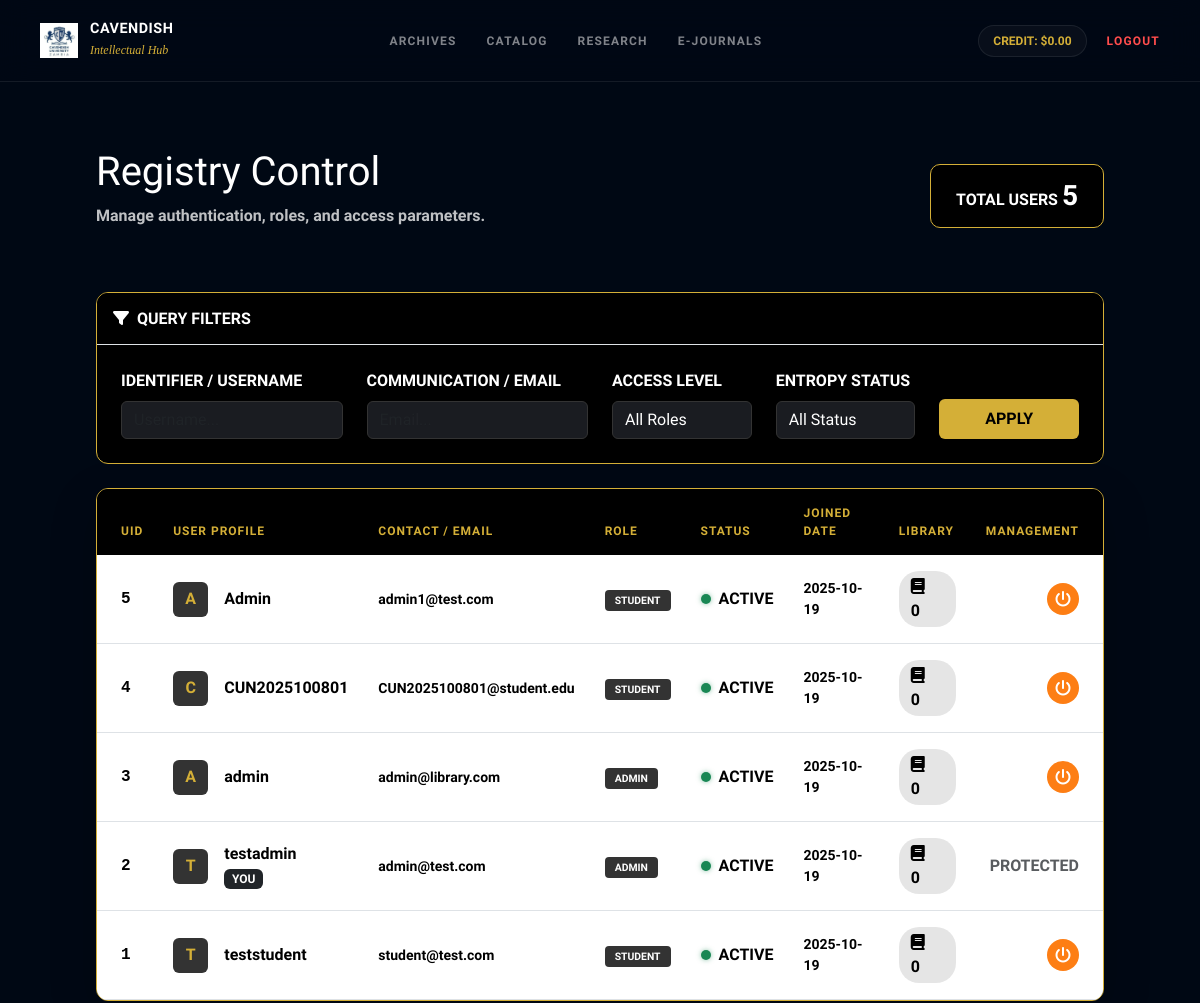
The page /admin/users (signed in, upper part) on the database as committed earlier.
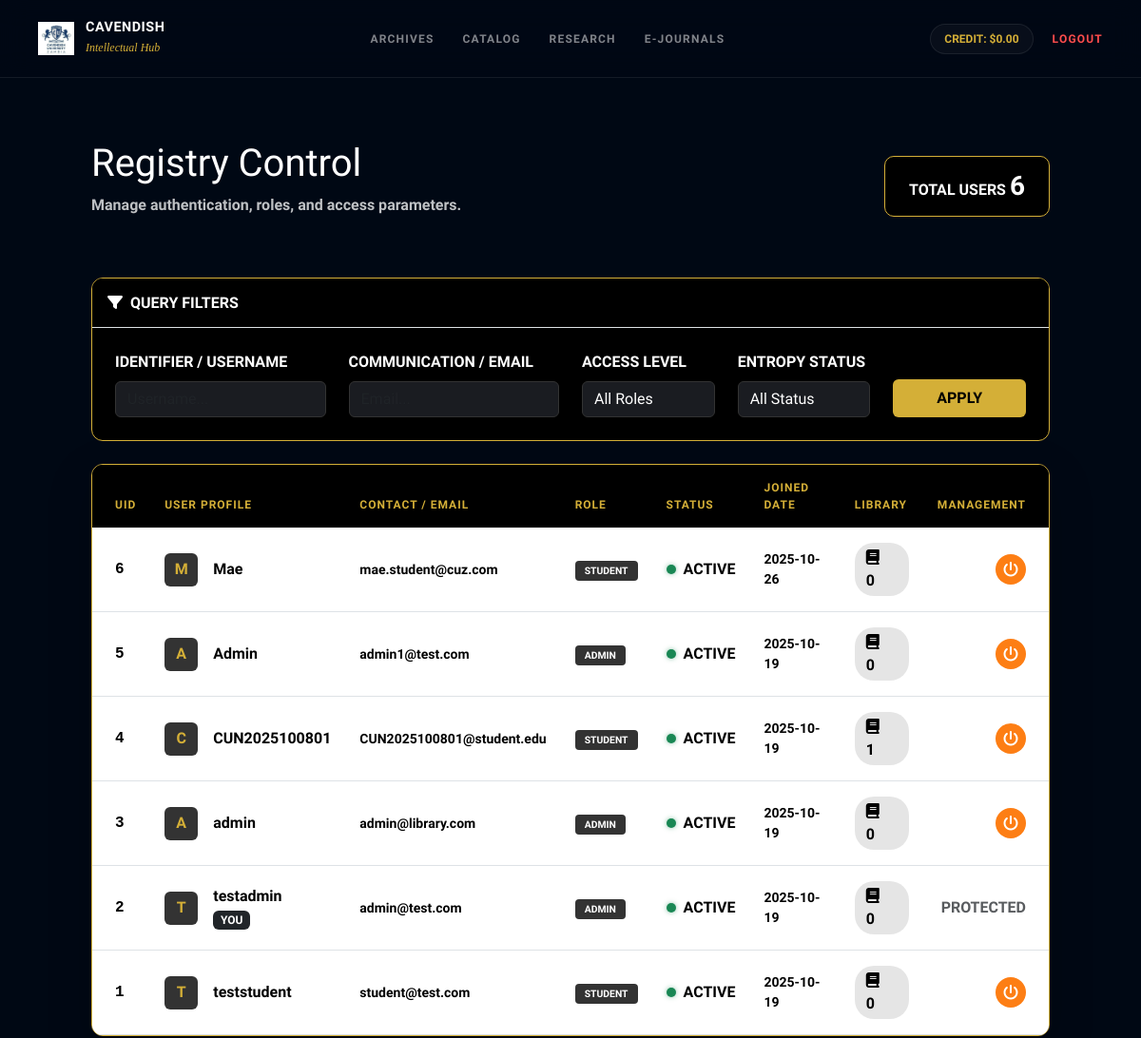
The same page on the database as committed later.
### app/models.py (models this page shows, shortened)
class User(UserMixin, db.Model):
    __tablename__ = 'users'
    user_id = db.Column(db.Integer, primary_key=True)
    username = db.Column(db.String(64), unique=True, nullable=False, index=True)
    email = db.Column(db.String(120), unique=True, nullable=False, index=True)
    password_hash = db.Column(db.String(256), nullable=False)
    role = db.Column(db.String(20), default='student')  # student, admin
    student_id = db.Column(db.String(20), unique=True, nullable=True, index=True)  # ADDED THIS LINE
    is_active = db.Column(db.Boolean, default=True)
    created_at = db.Column(db.DateTime, default=datetime.utcnow)
    wallet = db.relationship('Wallet', backref='user', uselist=False, lazy=True, cascade='all, delete-orphan')
    books = db.relationship('Book', backref='uploader', lazy='dynamic', cascade='all, delete-orphan')
    transactions = db.relationship('Transaction', backref='user', lazy='dynamic', foreign_keys='Transaction.user_id')
    def is_admin(self):
        return self.role == 'admin'

### app/admin/routes.py (the view, shortened to what this page needs)
@bp.route('/users', methods=['GET', 'POST'])
@login_required
def users():
    if not current_user.is_admin():
        flash('Access denied. Admin privileges required.', 'danger')
        return redirect(url_for('main.index'))
    form = UserSearchForm()
    page = request.args.get('page', 1, type=int)
    query = User.query
    users = query.order_by(User.created_at.desc()).paginate(page=page, per_page=20, error_out=False)
    return render_template('admin/users.html', title='Manage Users', users=users, form=form)

### app/admin/forms.py
class UserSearchForm(FlaskForm):
    username = StringField('Username', validators=[Optional()])
    email = StringField('Email', validators=[Optional(), Email()])
    role = SelectField('Role', choices=[
        ('', 'All Roles'),
        ('student', 'Student'),
        ('admin', 'Admin')
    ], validators=[Optional()])
    status = SelectField('Status', choices=[
        ('', 'All Status'),
        ('active', 'Active'),
        ('inactive', 'Inactive')
    ], validators=[Optional()])
    submit = SubmitField('Search Users')

### app/admin/templates/admin/users.html (shortened to what the changed rows need)
{% extends "base.html" %}
{% block content %}
<div class="container-fluid py-5 dashboard-relative px-lg-5">
    <div class="row align-items-center mb-5">
        <div class="col-md-6">
            <h1 class="page-title text-white mb-2">Registry <span class="text-gold-gradient">Control</span></h1>
        </div>
        <div class="col-md-6 text-md-end">
            <div class="stat-pill-shiny">
                <span class="tiny text-gold fw-bold text-uppercase">Total Users</span>
                <span class="fs-3 fw-bold text-white">{{ users.total }}</span>
            </div>
        </div>
    </div>
    <div class="registry-wrapper-shiny shadow-lg">
        <div class="table-responsive">
            <table class="table table-custom mb-0">
                <thead>
                    <tr>
                        <th class="ps-4">UID</th>
                        <th>User Profile</th>
                        <th>Contact / Email</th>
                        <th>Role</th>
                        <th>Status</th>
                        <th>Joined Date</th>
                        <th>Library</th>
                        <th class="text-end pe-4">Management</th>
                    </tr>
                </thead>
                <tbody>
                    {% for user in users.items %}
                    <tr class="shiny-row">
                        <td class="ps-4 fw-black font-monospace">{{ user.user_id }}</td>
                        <td>
                            <div class="d-flex align-items-center">
                                <div class="avatar-shiny me-3">{{ user.username[0]|upper if user.username else '?' }}</div>
                                <div>
                                    <div class="fw-black fs-6">{{ user.username }}</div>
                                    {% if user.user_id == current_user.user_id %}
                                    <span class="badge bg-dark text-white tiny">YOU</span>
                                    {% endif %}
                                </div>
                            </div>
                        </td>
                        <td class="fw-bold small">{{ user.email }}</td>
                        <td>
                            <span class="badge-role-shiny {{ user.role }}">
                                {{ user.role|upper if user.role else 'USER' }}
                            </span>
                        </td>
                        <td>
                            <div class="d-flex align-items-center">
                                <span class="status-dot {{ 'active' if user.is_active else 'inactive' }}"></span>
                                <span class="fw-black tiny text-uppercase">
                                    {{ 'Active' if user.is_active else 'Inactive' }}
                                </span>
                            </div>
                        </td>
                        <td class="fw-bold small">{{ user.created_at.strftime('%Y-%m-%d') if user.created_at else '---' }}</td>
                        <td>
                            <div class="book-pill">
                                <i class="fas fa-book me-2"></i>
                                <span class="fw-black">{{ user.books.count() if user.books else 0 }}</span>
                            </div>
                        </td>
                        <td class="text-end pe-4">
                            {% if user.user_id != current_user.user_id %}
                            <div class="d-flex justify-content-end gap-2">
                                <a href="{{ url_for('admin.toggle_user', user_id=user.user_id) }}" class="btn-action-circle {{ 'btn-orange' if user.is_active else 'btn-green' }}">
                                    <i class="fas fa-power-off"></i>
                                </a>
                            </div>
                            {% else %}
                            <span class="text-muted tiny fw-bold">PROTECTED</span>
                            {% endif %}
                        </td>
                    </tr>
                    {% endfor %}
                </tbody>
            </table>
        </div>
    </div>
</div>
{% endblock %}

Rows that differ between the two databases and show on the page:
added User: user_id "6", username "M", username "Mae", email "mae.student@cuz.com", role "STUDENT", is_active "ACTIVE", created_at "2025-10-26", books "0"
changed User "Admin": role "STUDENT" → "ADMIN"
computed for User "CUN2025100801": books "0" → "1"
Other text that changed with them:
{{ users.total }}: "5" → "6"
